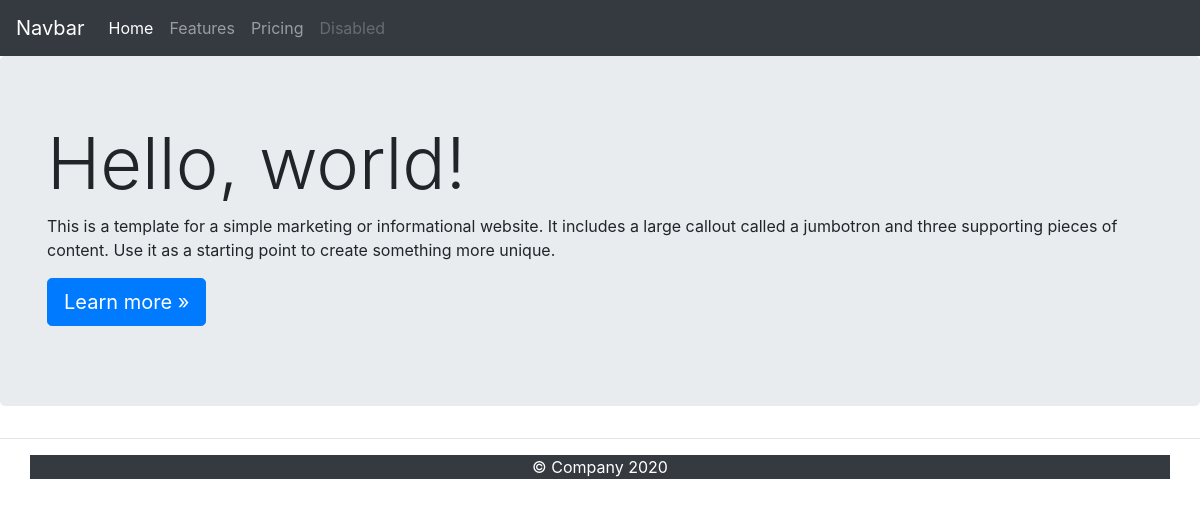
Before: / with the older database file.
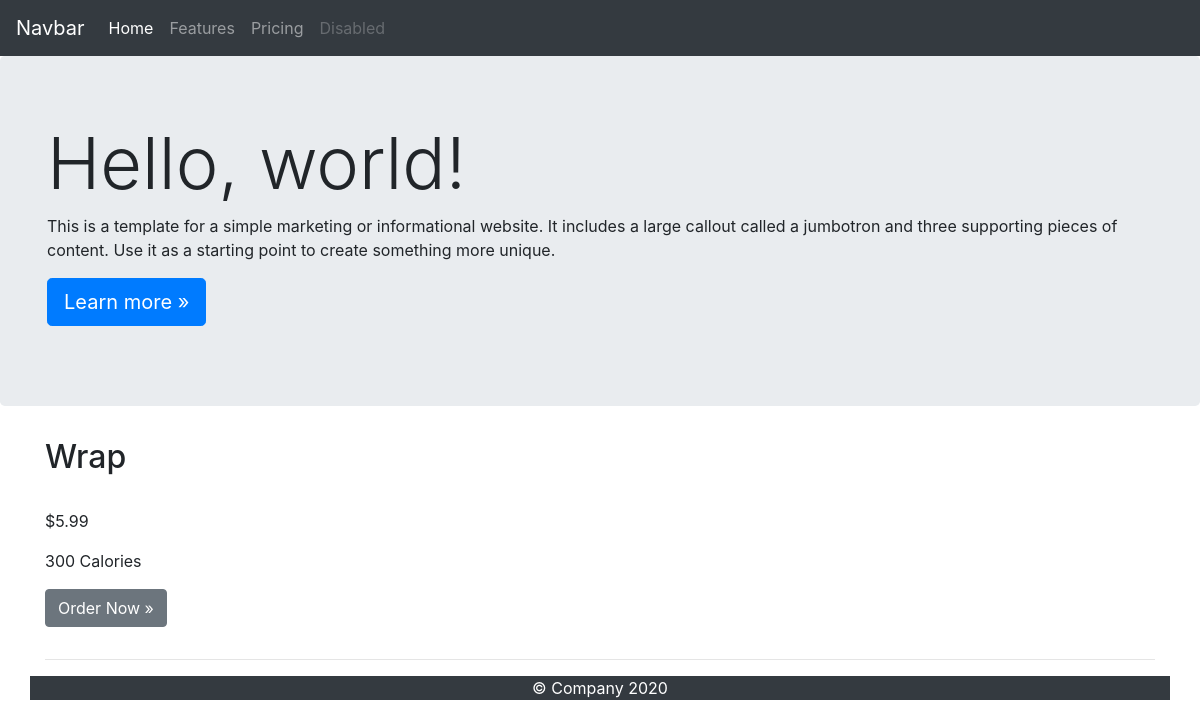
After: the same page with the newer database file.
### takeout/models.py (models this page shows, shortened)
class Menu(models.Model):
    dish_name = models.CharField(max_length=255)
    dish_image = models.ImageField(upload_to='img/', null=True, blank=True)
    dish_price = models.DecimalField(max_digits=4, decimal_places=2)
    dish_calories = models.IntegerField()

### takeout/views.py (the view)
# urls.py: path('', HomeView.as_view(), name='home'),
class HomeView(ListView):
    model = Menu
    template_name = 'index.html'
    def get_context_data(self, *args, **kwargs):
        menu = Menu.objects.all()
        context = super(HomeView, self).get_context_data(*args, **kwargs)
        context["menu"] = menu
        return context

### takeout/templates/index.html (shortened to what this page needs)
{% extends 'base.html' %}
{% load static %}
{% block content %}
<main role="main">
    <div class="jumbotron">
    <div class="container">
        <h1 class="display-3">Hello, world!</h1>
        <p>This is a template for a simple marketing or informational website. It includes a large callout called a jumbotron and three supporting pieces of content. Use it as a starting point to create something more unique.</p>
        <p><a class="btn btn-primary btn-lg" href="#" role="button">Learn more &raquo;</a></p>
    </div>
    </div>
    <div class="container">
    {% for menu in object_list %}
    <div class="row">
        <div class="col-md-4">
        <h2>{{ menu.dish_name }}</h2>
        <p>${{ menu.dish_price }}</p>
        <p>{{ menu.dish_calories }} Calories</p>
        <p><a class="btn btn-secondary" href="#" role="button">Order Now &raquo;</a></p>
        </div>
    {% endfor %}
    </div>
    <hr>
    </div>
</main>
</html>
{% endblock %}

### takeout/templates/base.html (shortened to what this page needs)
{% load static %}
<!doctype html>
<html lang="en">
    <head>
        <link rel="stylesheet" href="https://cdn.jsdelivr.net/npm/bootstrap@4.5.3/dist/css/bootstrap.min.css">
        <link rel="stylesheet" type="text/css" href="{% static 'css/style.css' %}">
    </head>
    <body>
        <nav class="navbar navbar-expand-lg navbar-dark bg-dark">
            <a class="navbar-brand" href="#">Navbar</a>
            <div class="collapse navbar-collapse" id="navbarNav">
            <ul class="navbar-nav">
                <li class="nav-item active">
                <a class="nav-link" href="#">Home <span class="sr-only">(current)</span></a>
                </li>
                <li class="nav-item">
                <a class="nav-link" href="#">Features</a>
                </li>
                <li class="nav-item">
                <a class="nav-link" href="#">Pricing</a>
                </li>
                <li class="nav-item">
                <a class="nav-link disabled" href="#" tabindex="-1" aria-disabled="true">Disabled</a>
                </li>
            </ul>
            </div>
        </nav>
        {% block content %}
        {% endblock %}
        <footer id="main-footer" class="container bg-dark">
            <p>&copy; Company 2020</p>
        </footer>
    </body>
</html>

### static/css/style.css (style rules this page uses)
* { margin: 0; padding: 0; }
#main-footer { text-align: center; color: #ffffff; }

Changed rows visible on the page:
added Menu: dish_name "Wrap", dish_price "5.99", dish_calories "300"
